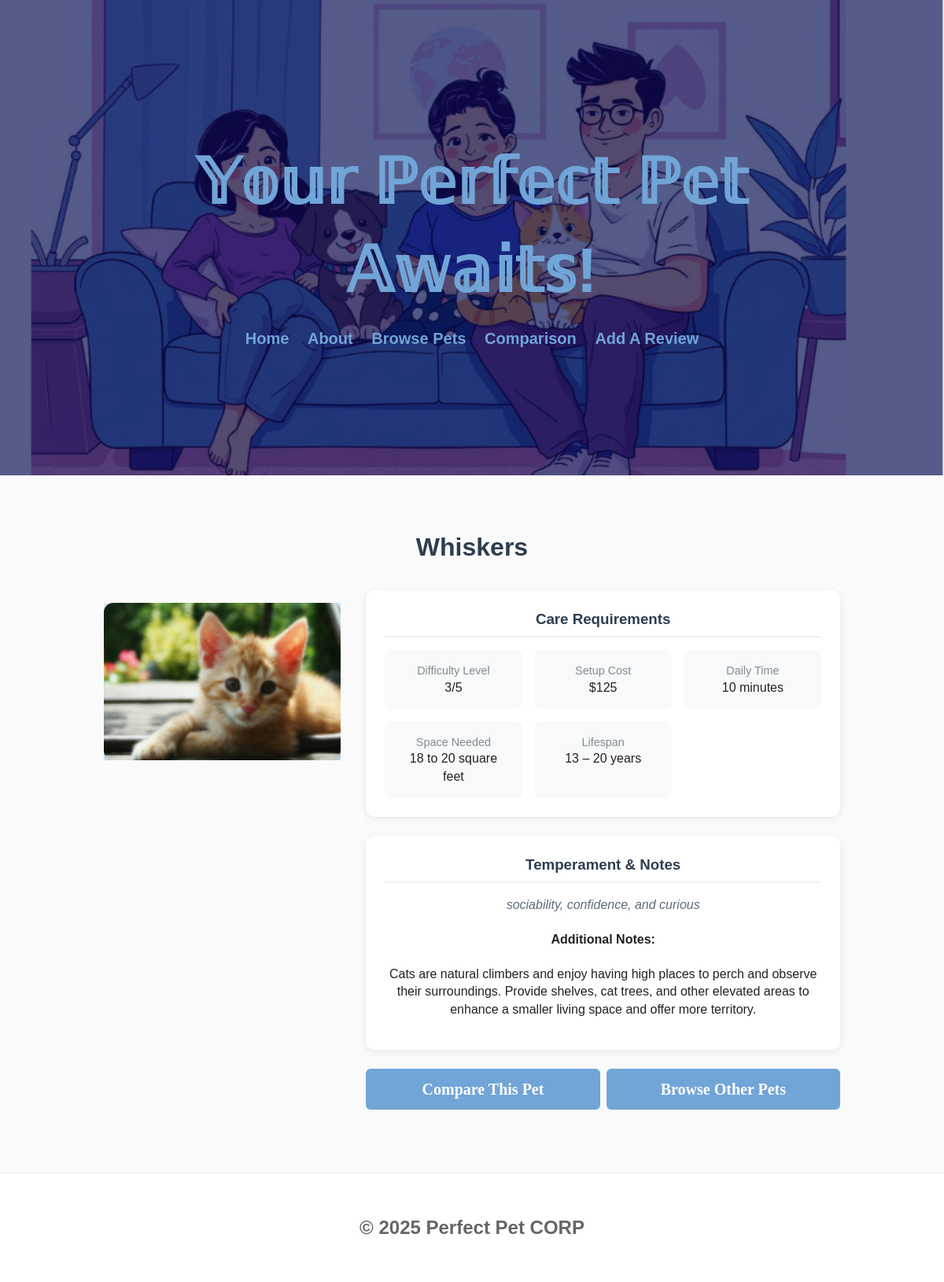
Screenshot of /pet/2 with the database file from the repository.
### tables this page shows
CREATE TABLE Pets (id INTEGER PRIMARY KEY AUTOINCREMENT, name TEXT NOT NULL, species_id INTEGER NOT NULL REFERENCES Species (id), lifespan TEXT (20), difficulty INTEGER, cost_setup INTEGER, daily_time_min INTEGER, space_required TEXT, temperament TEXT (20), notes TEXT (20));

### routes.py (the view)
@app.route('/pet/<int:pet_id>')
def pet_profile(pet_id):
    conn = get_db()
    try:
        pet = conn.execute('''SELECT id,
                            name,
                            species_id,
                            lifespan,
                            difficulty,
                            cost_setup,
                            daily_time_min,
                            space_required,
                            temperament,
                            notes FROM Pets
                            WHERE id = ?''', (pet_id,)).fetchone()
        print(dict(pet))
        if pet is not None:
            print("got here")
            return render_template('pet_profiles.html', pet=dict(pet))
        else:
            return render_template('error.html',
                                   message=(f'Pet with ID {pet_id} not found. \
                                       <a href="/browse">Browse all pets</a>'))
    except Exception as e:
        print("Error fetching pet:", e)
        return render_template('error.html',
                               message='Error loading pet information. \
                                   Please try again.')
    finally:
        conn.close()

### templates/pet_profiles.html (shortened to what this page needs)
{% extends 'layout.html' %}
{% block content %}
<div class="pet-profile-container">
    <div class="pet-header">
        <h1>{{ pet.name }}</h1>
    </div>
    <div class="pet-content">
        <div class="pet-image">
            <img src="/static/images/{{ pet.name }}.png" alt="{{ pet.name }}" alt="Image of {{ pet.name }}">
        </div>
        <div class="pet-details">
            <div class="detail-card">
                <h3>Care Requirements</h3>
                <div class="detail-grid">
                    <div class="detail-item">
                        <span class="detail-label">Difficulty Level</span>
                        <span class="detail-value">{{ pet.difficulty }}/5</span>
                    </div>
                    <div class="detail-item">
                        <span class="detail-label">Setup Cost</span>
                        <span class="detail-value">${{ pet.cost_setup }}</span>
                    </div>
                    <div class="detail-item">
                        <span class="detail-label">Daily Time</span>
                        <span class="detail-value">{{ pet.daily_time_min }} minutes</span>
                    </div>
                    <div class="detail-item">
                        <span class="detail-label">Space Needed</span>
                        <span class="detail-value">{{ pet.space_required or 'Unknown' }}</span>
                    </div>
                    <div class="detail-item">
                        <span class="detail-label">Lifespan</span>
                        <span class="detail-value">{{ pet.lifespan or 'Unknown' }}</span>
                    </div>
                </div>
            </div>
            <div class="detail-card">
                <h3>Temperament & Notes</h3>
                <p class="pet-temperament">{{ pet.temperament or 'No temperament information available.' }}</p>
                {% if pet.notes %}
                <div class="pet-notes">
                    <h4>Additional Notes:</h4>
                    <p>{{ pet.notes }}</p>
                </div>
                {% endif %}
            </div>
            <div class="pet-actions">
                <a href="/compare?first={{ pet.name }}" class="btn-primary">Compare This Pet</a>
                <a href="/browse" class="btn-secondary">Browse Other Pets</a>
            </div>
        </div>
    </div>
</div>
{% endblock %}

### static/css/style.css (style rules this page uses)
:root { --muted: #666; --bg: #fafafa; }
.pet-image { position: relative; height: 200px; overflow: hidden; }
.pet-image img { width: 100%; height: 100%; object-fit: cover; }
.pet-temperament { color: #5a6b7c; margin: 0.5rem 0; font-style: italic; }
* { box-sizing: border-box; }
body { font-family: Arial, Helvetica, sans-serif; margin: 0; background: var(--bg); color: #222; line-height: 1.4; }
.btn-primary, .btn-secondary { padding: 0.75rem 1.5rem; border-radius: 6px; text-decoration: none; font-weight: bold; display: inline-block; color: white; font-family: 'Merienda', cursive; font-size: 20px; background-color: #71a5d8; }
.btn-primary { color: white; border: 2px solid var(--accent); }
.btn-secondary { color: white; border: 2px solid var(--accent); }
.pet-header { text-align: center; }
.pet-header { text-align: center; flex: 1; }
.pet-image { position: relative; height: 200px; background: linear-gradient(135deg, #e3f2fd 0%, #bbdefb 100%); display: flex; color: #1976d2; max-width: 400px; margin: 1em 0; }
.pet-image img { width: 100%; height: 100%; object-fit: cover; border-radius: 12px; box-shadow: 0 2px 6px rgba(0,0,0,0.2); }
.pet-temperament { color: #5a6b7c; margin: 1rem 0; font-style: italic; line-height: 1.5; }
.pet-actions { display: flex; gap: 0.5rem; margin-top: 1.5rem; }
.pet-actions a { flex: 1; text-align: center; padding: 0.75rem; border-radius: 6px; text-decoration: none; font-weight: bold; transition: all 0.3s ease; }
.pet-profile-container { max-width: 1000px; margin: 0 auto; padding: 2rem 1rem; }
.pet-header { text-align: center; margin-bottom: 2rem; }
.pet-header h1 { color: #2c3e50; margin-bottom: 0.5rem; }
.pet-content { display: grid; grid-template-columns: 1fr 2fr; gap: 2rem; }
.detail-card { background: white; padding: 1.5rem; border-radius: 12px; box-shadow: 0 2px 10px rgba(0,0,0,0.08); margin-bottom: 1.5rem; }
.detail-card h3 { color: #2c3e50; margin-top: 0; margin-bottom: 1rem; border-bottom: 2px solid #f0f0f0; padding-bottom: 0.5rem; }
.detail-grid { display: grid; grid-template-columns: repeat(auto-fit, minmax(150px, 1fr)); gap: 1rem; }
.detail-item { display: flex; flex-direction: column; padding: 1rem; background: #f8f9fa; border-radius: 8px; }
.detail-label { font-size: 0.9rem; color: #7f8c8d; margin-bottom: }

### rows the page displays
Pets: name "Whiskers", name (picture), difficulty "3", cost_setup "125", daily_time_min "10", space_required "18 to 20 square feet", lifespan "13 – 20 years", temperament "sociability, confidence, and curious", notes "Cats are natural climbers and enjoy having high places to perch and observe their surroundings. Provide shelves, cat trees, and other elevated areas to enhance a smaller living space and offer more territory."
